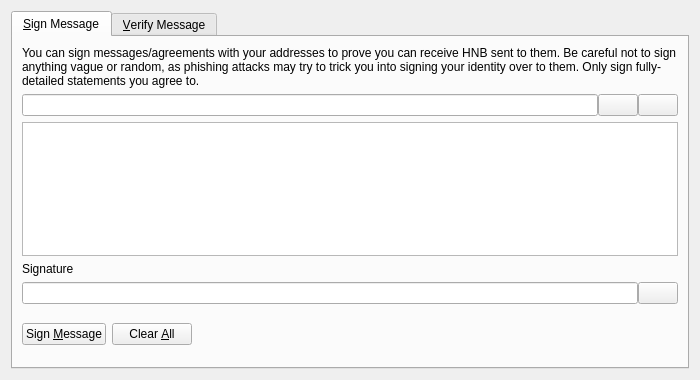
<?xml version="1.0" encoding="UTF-8"?>
<ui version="4.0">
 <class>SignVerifyMessageDialog</class>
 <widget class="QDialog" name="SignVerifyMessageDialog">
  <property name="geometry">
   <rect>
    <x>0</x>
    <y>0</y>
    <width>700</width>
    <height>380</height>
   </rect>
  </property>
  <property name="windowTitle">
   <string>Signatures - Sign / Verify a Message</string>
  </property>
  <property name="modal">
   <bool>true</bool>
  </property>
  <layout class="QVBoxLayout" name="verticalLayout">
   <item>
    <widget class="QTabWidget" name="tabWidget">
     <property name="currentIndex">
      <number>0</number>
     </property>
     <widget class="QWidget" name="tabSignMessage">
      <attribute name="title">
       <string>&amp;Sign Message</string>
      </attribute>
      <layout class="QVBoxLayout" name="verticalLayout_SM">
       <item>
        <widget class="QLabel" name="infoLabel_SM">
         <property name="text">
          <string>You can sign messages/agreements with your addresses to prove you can receive HNB sent to them. Be careful not to sign anything vague or random, as phishing attacks may try to trick you into signing your identity over to them. Only sign fully-detailed statements you agree to.</string>
         </property>
         <property name="textFormat">
          <enum>Qt::PlainText</enum>
         </property>
         <property name="wordWrap">
          <bool>true</bool>
         </property>
        </widget>
       </item>
       <item>
        <layout class="QHBoxLayout" name="horizontalLayout_1_SM">
         <property name="spacing">
          <number>0</number>
         </property>
         <item>
          <widget class="QValidatedLineEdit" name="addressIn_SM">
           <property name="toolTip">
            <string>The HookersAndBlow address to sign the message with</string>
           </property>
          </widget>
         </item>
         <item>
          <widget class="QPushButton" name="addressBookButton_SM">
           <property name="toolTip">
            <string>Choose previously used address</string>
           </property>
           <property name="text">
            <string/>
           </property>
           <property name="icon">
            <iconset resource="../raven.qrc">
             <normaloff>:/icons/address-book</normaloff>:/icons/address-book</iconset>
           </property>
           <property name="shortcut">
            <string>Alt+A</string>
           </property>
           <property name="autoDefault">
            <bool>false</bool>
           </property>
          </widget>
         </item>
         <item>
          <widget class="QPushButton" name="pasteButton_SM">
           <property name="toolTip">
            <string>Paste address from clipboard</string>
           </property>
           <property name="text">
            <string/>
           </property>
           <property name="icon">
            <iconset resource="../raven.qrc">
             <normaloff>:/icons/editpaste</normaloff>:/icons/editpaste</iconset>
           </property>
           <property name="shortcut">
            <string>Alt+P</string>
           </property>
           <property name="autoDefault">
            <bool>false</bool>
           </property>
          </widget>
         </item>
        </layout>
       </item>
       <item>
        <widget class="QPlainTextEdit" name="messageIn_SM">
         <property name="toolTip">
          <string>Enter the message you want to sign here</string>
         </property>
        </widget>
       </item>
       <item>
        <widget class="QLabel" name="signatureLabel_SM">
         <property name="text">
          <string>Signature</string>
         </property>
         <property name="textFormat">
          <enum>Qt::PlainText</enum>
         </property>
        </widget>
       </item>
       <item>
        <layout class="QHBoxLayout" name="horizontalLayout_2_SM">
         <property name="spacing">
          <number>0</number>
         </property>
         <item>
          <widget class="QLineEdit" name="signatureOut_SM">
           <property name="font">
            <font>
             <italic>true</italic>
            </font>
           </property>
           <property name="readOnly">
            <bool>true</bool>
           </property>
          </widget>
         </item>
         <item>
          <widget class="QPushButton" name="copySignatureButton_SM">
           <property name="toolTip">
            <string>Copy the current signature to the system clipboard</string>
           </property>
           <property name="text">
            <string/>
           </property>
           <property name="icon">
            <iconset resource="../raven.qrc">
             <normaloff>:/icons/editcopy</normaloff>:/icons/editcopy</iconset>
           </property>
           <property name="autoDefault">
            <bool>false</bool>
           </property>
          </widget>
         </item>
        </layout>
       </item>
       <item>
        <layout class="QHBoxLayout" name="horizontalLayout_3_SM">
         <item>
          <widget class="QPushButton" name="signMessageButton_SM">
           <property name="toolTip">
            <string>Sign the message to prove you own this HookersAndBlow address</string>
           </property>
           <property name="text">
            <string>Sign &amp;Message</string>
           </property>
           <property name="icon">
            <iconset resource="../raven.qrc">
             <normaloff>:/icons/edit</normaloff>:/icons/edit</iconset>
           </property>
           <property name="autoDefault">
            <bool>false</bool>
           </property>
          </widget>
         </item>
         <item>
          <widget class="QPushButton" name="clearButton_SM">
           <property name="toolTip">
            <string>Reset all sign message fields</string>
           </property>
           <property name="text">
            <string>Clear &amp;All</string>
           </property>
           <property name="icon">
            <iconset resource="../raven.qrc">
             <normaloff>:/icons/remove</normaloff>:/icons/remove</iconset>
           </property>
           <property name="autoDefault">
            <bool>false</bool>
           </property>
          </widget>
         </item>
         <item>
          <spacer name="horizontalSpacer_1_SM">
           <property name="orientation">
            <enum>Qt::Horizontal</enum>
           </property>
           <property name="sizeHint" stdset="0">
            <size>
             <width>40</width>
             <height>48</height>
            </size>
           </property>
          </spacer>
         </item>
         <item>
          <widget class="QLabel" name="statusLabel_SM">
           <property name="font">
            <font>
             <weight>75</weight>
             <bold>true</bold>
            </font>
           </property>
           <property name="text">
            <string/>
           </property>
           <property name="wordWrap">
            <bool>true</bool>
           </property>
          </widget>
         </item>
         <item>
          <spacer name="horizontalSpacer_2_SM">
           <property name="orientation">
            <enum>Qt::Horizontal</enum>
           </property>
           <property name="sizeHint" stdset="0">
            <size>
             <width>40</width>
             <height>48</height>
            </size>
           </property>
          </spacer>
         </item>
        </layout>
       </item>
      </layout>
     </widget>
     <widget class="QWidget" name="tabVerifyMessage">
      <attribute name="title">
       <string>&amp;Verify Message</string>
      </attribute>
      <layout class="QVBoxLayout" name="verticalLayout_VM">
       <item>
        <widget class="QLabel" name="infoLabel_VM">
         <property name="text">
          <string>Enter the receiver's address, message (ensure you copy line breaks, spaces, tabs, etc. exactly) and signature below to verify the message. Be careful not to read more into the signature than what is in the signed message itself, to avoid being tricked by a man-in-the-middle attack. Note that this only proves the signing party receives with the address, it cannot prove sendership of any transaction!</string>
         </property>
         <property name="textFormat">
          <enum>Qt::PlainText</enum>
         </property>
         <property name="alignment">
          <set>Qt::AlignLeading|Qt::AlignLeft|Qt::AlignTop</set>
         </property>
         <property name="wordWrap">
          <bool>true</bool>
         </property>
        </widget>
       </item>
       <item>
        <layout class="QHBoxLayout" name="horizontalLayout_1_VM">
         <property name="spacing">
          <number>0</number>
         </property>
         <item>
          <widget class="QValidatedLineEdit" name="addressIn_VM">
           <property name="toolTip">
            <string>The HookersAndBlow address the message was signed with</string>
           </property>
          </widget>
         </item>
         <item>
          <widget class="QPushButton" name="addressBookButton_VM">
           <property name="toolTip">
            <string>Choose previously used address</string>
           </property>
           <property name="text">
            <string/>
           </property>
           <property name="icon">
            <iconset resource="../raven.qrc">
             <normaloff>:/icons/address-book</normaloff>:/icons/address-book</iconset>
           </property>
           <property name="shortcut">
            <string>Alt+A</string>
           </property>
           <property name="autoDefault">
            <bool>false</bool>
           </property>
          </widget>
         </item>
        </layout>
       </item>
       <item>
        <widget class="QPlainTextEdit" name="messageIn_VM"/>
       </item>
       <item>
        <widget class="QValidatedLineEdit" name="signatureIn_VM"/>
       </item>
       <item>
        <layout class="QHBoxLayout" name="horizontalLayout_2_VM">
         <item>
          <widget class="QPushButton" name="verifyMessageButton_VM">
           <property name="toolTip">
            <string>Verify the message to ensure it was signed with the specified HookersAndBlow address</string>
           </property>
           <property name="text">
            <string>Verify &amp;Message</string>
           </property>
           <property name="icon">
            <iconset resource="../raven.qrc">
             <normaloff>:/icons/transaction_0</normaloff>:/icons/transaction_0</iconset>
           </property>
           <property name="autoDefault">
            <bool>false</bool>
           </property>
          </widget>
         </item>
         <item>
          <widget class="QPushButton" name="clearButton_VM">
           <property name="toolTip">
            <string>Reset all verify message fields</string>
           </property>
           <property name="text">
            <string>Clear &amp;All</string>
           </property>
           <property name="icon">
            <iconset resource="../raven.qrc">
             <normaloff>:/icons/remove</normaloff>:/icons/remove</iconset>
           </property>
           <property name="autoDefault">
            <bool>false</bool>
           </property>
          </widget>
         </item>
         <item>
          <spacer name="horizontalSpacer_1_VM">
           <property name="orientation">
            <enum>Qt::Horizontal</enum>
           </property>
           <property name="sizeHint" stdset="0">
            <size>
             <width>40</width>
             <height>48</height>
            </size>
           </property>
          </spacer>
         </item>
         <item>
          <widget class="QLabel" name="statusLabel_VM">
           <property name="font">
            <font>
             <weight>75</weight>
             <bold>true</bold>
            </font>
           </property>
           <property name="text">
            <string/>
           </property>
           <property name="wordWrap">
            <bool>true</bool>
           </property>
          </widget>
         </item>
         <item>
          <spacer name="horizontalSpacer_2_VM">
           <property name="orientation">
            <enum>Qt::Horizontal</enum>
           </property>
           <property name="sizeHint" stdset="0">
            <size>
             <width>40</width>
             <height>48</height>
            </size>
           </property>
          </spacer>
         </item>
        </layout>
       </item>
      </layout>
     </widget>
    </widget>
   </item>
  </layout>
 </widget>
 <customwidgets>
  <customwidget>
   <class>QValidatedLineEdit</class>
   <extends>QLineEdit</extends>
   <header>qvalidatedlineedit.h</header>
  </customwidget>
 </customwidgets>
 <resources>
  <include location="../raven.qrc"/>
 </resources>
 <connections/>
</ui>
